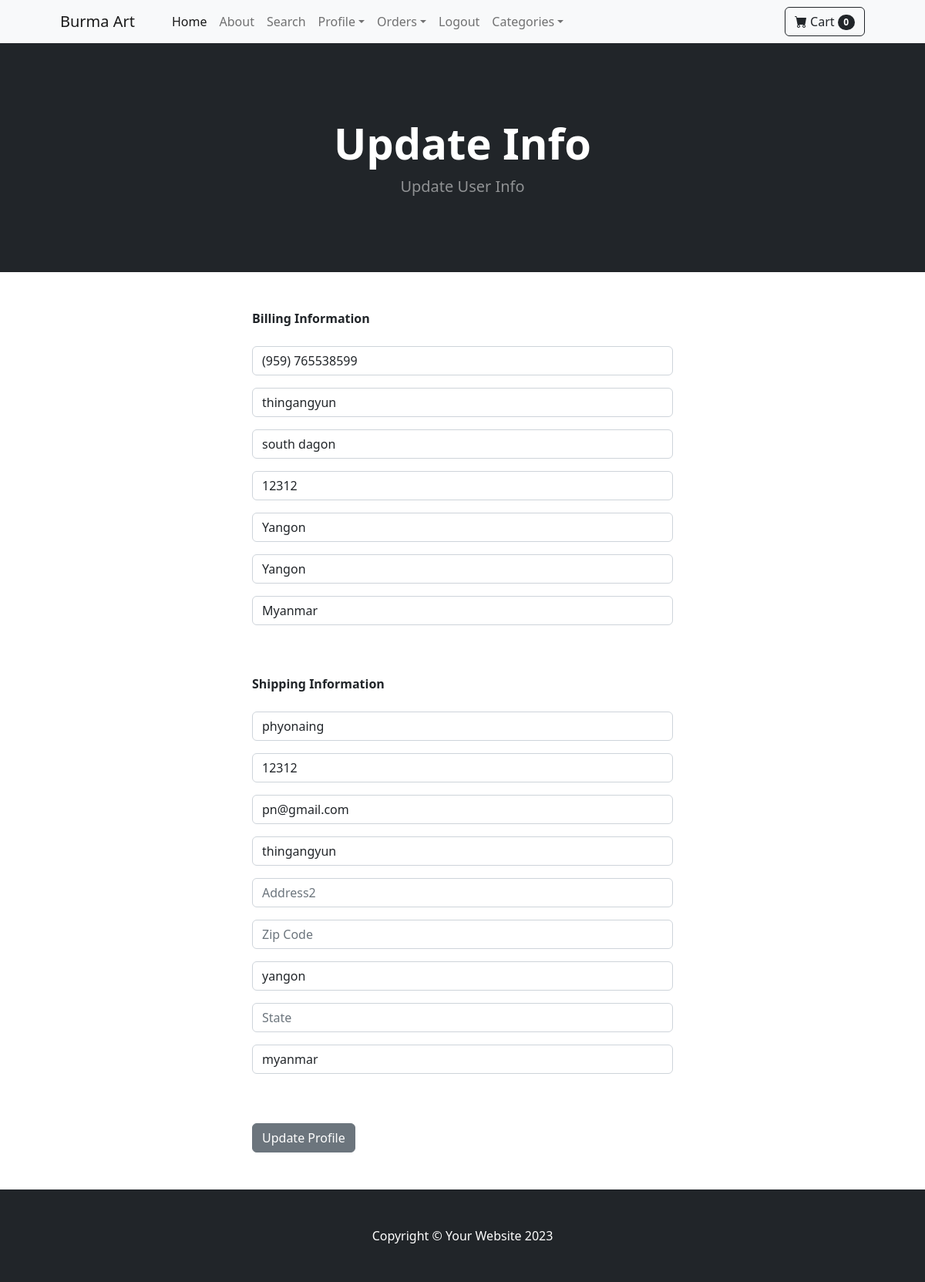
The page /update_info/ (signed in) on the database its author committed.
### core/models.py (models this page shows, shortened)
class Profile(models.Model):
    user = models.OneToOneField(User, on_delete=models.CASCADE)
    date_modified = models.DateTimeField(auto_now=True)  # Fixed incorrect `User` argument
    phone = models.CharField(max_length=15, blank=True)  # Standard length for phone numbers
    address1 = models.CharField(max_length=255, blank=True)  # Longer length for detailed addresses
    address2 = models.CharField(max_length=255, blank=True)  # Optional second address line
    zipcode = models.CharField(max_length=20, blank=True, null=True)  # Global ZIP code lengths
    city = models.CharField(max_length=100, blank=True)  # Reasonable length for city names
    state = models.CharField(max_length=100, blank=True, null=True)  # Optional for countries without states
    country = models.CharField(max_length=100, blank=True)  # Country names typically fit this length
    old_cart = models.CharField(max_length=255, blank=True, null=True)  # Allows more flexibility for data storage

### payment/models.py (models this page shows, shortened)
class ShippingAddress(models.Model):
    user = models.ForeignKey(User, on_delete=models.CASCADE, blank=True, null=True)
    shipping_full_name = models.CharField(max_length=150)  # Adjusted for typical name lengths
    shipping_phone = models.CharField(max_length=15, blank=True)  # Common max length for phone numbers
    shipping_email = models.CharField(max_length=254)  # EmailField automatically validates email format
    shipping_address1 = models.CharField(max_length=255)  # Street addresses can be long
    shipping_address2 = models.CharField(max_length=255, blank=True, null=True)  # Optional second address line
    shipping_zipcode = models.CharField(max_length=20, blank=True, null=True)  # ZIP codes may vary in length and format
    shipping_state = models.CharField(max_length=100, blank=True, null=True)  # States/regions, optional in some cases
    shipping_city = models.CharField(max_length=100)  # City names can vary but are rarely extremely long
    shipping_country = models.CharField(max_length=100)  # Country names typically fit within this length
    class Meta:
        verbose_name_plural = "ShippingAddress"

### core/views.py (the view)
# urls.py: path('update_info/', views.update_info, name='update_info'),
def update_info(request):
	if request.user.is_authenticated:
		current_user = Profile.objects.get(user__id=request.user.id)
		shipping_user = ShippingAddress.objects.get(user__id=request.user.id)
		form = UserInfoForm(request.POST or None, instance=current_user)
		shipping_form = ShippingForm(request.POST or None, instance=shipping_user)
		if form.is_valid() or shipping_form.is_valid():
			form.save()
			shipping_form.save()
			messages.success(request, 'Your info has been updated!')
			return redirect('home')
		return render(request,'update_info.html',{'form':form, 'shipping_form':shipping_form})
	else:
		messages.error(request,'You must be logged in to access that page!')
		return redirect('home')

### core/forms.py
class UserInfoForm(forms.ModelForm):
	phone = forms.CharField(label='', widget=forms.TextInput(attrs={'class':'form-control','placeholder':'Phone'}), required=False)
	address1 = forms.CharField(label='', widget=forms.TextInput(attrs={'class':'form-control','placeholder':'Address 1'}), required=False)
	address2 = forms.CharField(label='', widget=forms.TextInput(attrs={'class':'form-control','placeholder':'Address 2'}), required=False)
	zipcode = forms.CharField(label='', widget=forms.TextInput(attrs={'class':'form-control','placeholder':'Zipcode'}), required=False)
	city = forms.CharField(label='', widget=forms.TextInput(attrs={'class':'form-control','placeholder':'City'}), required=False)
	state = forms.CharField(label='', widget=forms.TextInput(attrs={'class':'form-control','placeholder':'State'}), required=False)
	country = forms.CharField(label='', widget=forms.TextInput(attrs={'class':'form-control','placeholder':'Country'}), required=False)
	class Meta:
		model = Profile
		fields = ('phone','address1','address2','zipcode','city','state','country',)

### cart/cart.py (called while the page is built)
	def __len__(self):
		return	len(self.cart)

### cart/context_processors.py (called while the page is built)
def cart(request):
	return {'cart': Cart(request)}

### core/templates/update_info.html (shortened to what this page needs)
{% extends 'base.html' %}
{% block content %}
        <header class="bg-dark py-5">
            <div class="container px-4 px-lg-5 my-5">
                <div class="text-center text-white">
                    <h1 class="display-4 fw-bolder">Update Info</h1>
                    <p class="lead fw-normal text-white-50 mb-0">Update User Info</p>
                </div>
            </div>
        </header>
        <div class="container">
            <div class="row">
                <div class="col-md-6 offset-md-3">
                    <br><br>
                    <strong>Billing Information</strong>
                    <br><br>
                    <form method="POST" action="{% url 'update_info' %}">
                        {{ form.as_p }}
                        <br><br>
                        <strong>Shipping Information</strong>
                        <br><br>
                        {{ shipping_form.as_p }}
                        <br><br>
                        <button type="submit" class="btn btn-secondary">Update Profile</button>
                    </form>
                    <br><br>
                </div>
            </div>
        </div>
{% endblock %}

### rows shown on the page
Profile: phone "(959) 765538599", address1 "thingangyun", address2 "south dagon", zipcode "12312", city "Yangon", state "Yangon", country "Myanmar"
ShippingAddress: shipping_full_name "phyonaing", shipping_phone "12312", shipping_email "pn@gmail.com", shipping_address1 "thingangyun", shipping_city "yangon", shipping_country "myanmar"

### other values the page prints
{{ cart|length }} "0"
